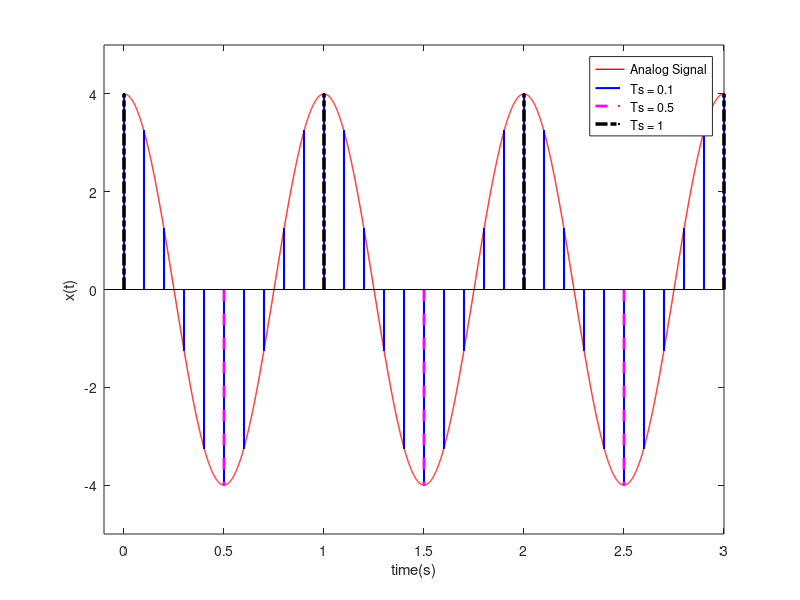

Write the MATLAB code that produced this figure.
%Analog Signal x(t) =  4cos(2?t) -?<t<+?
clear all;
t = 0:0.0005:100;
x = 4*cos(2*pi*t);
plot(t,x,'r','Linewidth', 1.0);
xlabel('time(s)');
ylabel('x(t)');
axis([-0.1 3 -5 5]);
hold on;

%Discrete Signal 1 x[n] = x(nTs) Ts = 0.1
t = 0:0.1:100;
x = 4*cos(2*pi*t);
stem(t,x,'b.','Linewidth', 1.5);
axis([-0.1 3 -5 5]);
hold on;

%Discrete Signal 1 x[n] = x(nTs) Ts = 0.5
t = 0:0.5:100;
x = 4*cos(2*pi*t);
stem(t,x,'m.', 'Linewidth', 2.0, 'Linestyle', '--');
axis([-0.1 3 -5 5]);
hold on;

%Discrete Signal 1 x[n] = x(nTs) Ts = 0.1
t = 0:1:100;
x = 4*cos(2*pi*t);
stem(t,x,'k.', 'Linewidth', 2.5, 'Linestyle', '-.');
axis([-0.1 3 -5 5]);
hold on;

legend('Analog Signal', 'Ts = 0.1', 'Ts = 0.5', 'Ts = 1');

